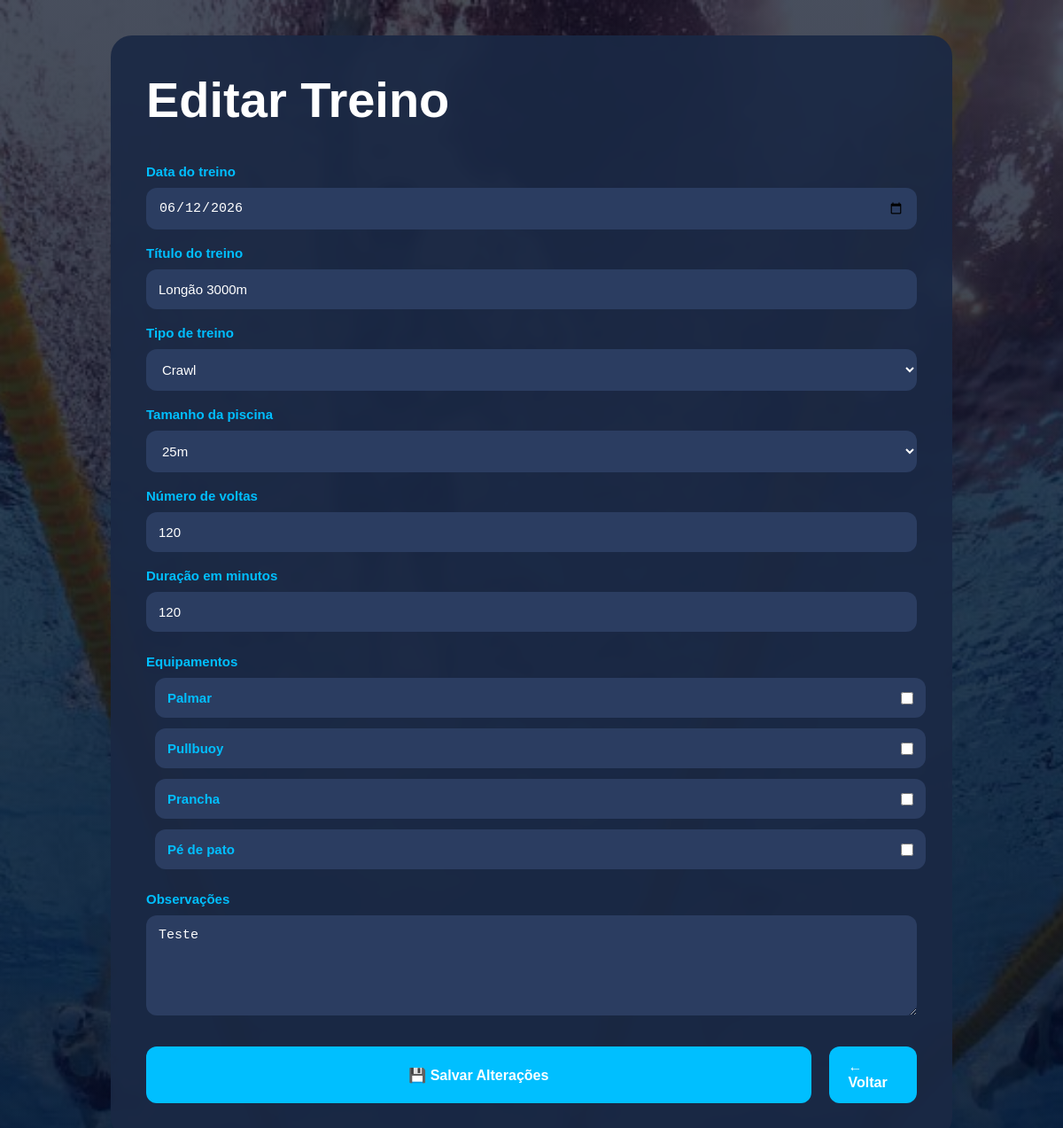
Screenshot of /treino/4/editar (signed in) with the database file from the repository.
### tables this page shows
CREATE TABLE treinos (
    id INTEGER PRIMARY KEY AUTOINCREMENT,
    data_treino TEXT NOT NULL,
    titulo TEXT NOT NULL,
    estilo TEXT,
    tamanho_piscina REAL,
    voltas INTEGER,
    distancia_metros REAL,
    duracao_minutos INTEGER,
    pace TEXT,
    observacoes TEXT,
    equipamentos TEXT,
    status TEXT DEFAULT 'realizado',
    usuario_id INTEGER,
    criado_em TIMESTAMP DEFAULT CURRENT_TIMESTAMP
);

### app.py (the view)
@app.route("/treino/<int:id>/editar")
@login_obrigatorio
def editar_treino(id):
    treino = buscar_treino_por_id(id)
    return render_template(
        "editar_treino.html",
        treino=treino
    )

### app.py (called while the page is built)
def login_obrigatorio(funcao):
    @wraps(funcao)
    def verificar_login(*args, **kwargs):
        if "usuario_id" not in session:
            return redirect(url_for("tela_login"))
        return funcao(*args, **kwargs)
    return verificar_login

### database/connection.py (called while the page is built)
def conectar():
    conexao = sqlite3.connect(DB_PATH)
    conexao.row_factory = sqlite3.Row
    return conexao

### modelos/treinos.py (called while the page is built)
def buscar_treino_por_id(id):
    conexao = conectar()
    cursor = conexao.cursor()
    sql = """
        SELECT * FROM treinos
        WHERE id = ?
    """
    cursor.execute(sql, (id,))
    treino = cursor.fetchone()
    cursor.close()
    conexao.close()
    return treino

### templates/editar_treino.html (shortened to what this page needs)
{% extends "base.html" %}
{% block content %}
<main class="editar-page">
    <div class="editar-container">
        <h1>Editar Treino</h1>
        <form
            action="{{ url_for('atualizar', id=treino.id) }}"
            method="POST"
            class="editar-form"
        >
            <div class="form-grid">
                <div class="form-group">
                    <label>Data do treino</label>
                    <input
                        type="date"
                        name="data_treino"
                        value="{{ treino.data_treino }}"
                        required
                    >
                </div>
                <div class="form-group">
                    <label>Título do treino</label>
                    <input
                        type="text"
                        name="titulo"
                        value="{{ treino.titulo }}"
                        required
                    >
                </div>
                <div class="form-group">
                    <label>Tipo de treino</label>
                    <select name="estilo">
                        <option value="Crawl"
                            {% if treino.estilo == 'Crawl' %}selected{% endif %}>
                            Crawl
                        </option>
                    </select>
                </div>
                <div class="form-group">
                    <label>Tamanho da piscina</label>
                    <select name="tamanho_piscina">
                        <option value="25"
                            {% if treino.tamanho_piscina == 25 %}selected{% endif %}>
                            25m
                        </option>
                    </select>
                </div>
                <div class="form-group">
                    <label>Número de voltas</label>
                    <input
                        type="number"
                        name="voltas"
                        value="{{ treino.voltas }}"
                        required
                    >
                </div>
                <div class="form-group">
                    <label>Duração em minutos</label>
                    <input
                        type="number"
                        name="duracao_minutos"
                        value="{{ treino.duracao_minutos }}"
                        required
                    >
                </div>
            </div>
            <div class="form-group">
                <label>Equipamentos</label>
                <div class="equipamentos-grid">
                    <label class="equipamento-item">
                        <span>Palmar</span>
                        <input
                            type="checkbox"
                            name="equipamentos"
                            value="Palmar"
                        >
                    </label>
                    <label class="equipamento-item">
                        <span>Pullbuoy</span>
                        <input
                            type="checkbox"
                            name="equipamentos"
                            value="Pullbuoy"
                        >
                    </label>
                    <label class="equipamento-item">
                        <span>Prancha</span>
                        <input
                            type="checkbox"
                            name="equipamentos"
                            value="Prancha"
                        >
                    </label>
                    <label class="equipamento-item">
                        <span>Pé de pato</span>
                        <input
                            type="checkbox"
                            name="equipamentos"
                            value="Pé de pato"
                        >
                    </label>
                </div>
            </div>
            <div class="form-group">
                <label>Observações</label>
                <textarea
                    name="observacoes"
                    rows="5"
                >{{ treino.observacoes }}</textarea>
            </div>
            <div class="editar-acoes">
                <button type="submit" class="btn-salvar">
                    💾 Salvar Alterações
                </button>
                <a href="/" class="btn-voltar">
                    ← Voltar
                </a>
            </div>
        </form>
    </div>
</main>
{% endblock %}

### static/style.css (style rules this page uses)
body { margin: 0; height: 100vh; overflow: hidden; font-family: Arial, sans-serif; background: #081229; color: white; }
.form-grid { display: grid; grid-template-columns: 1fr; gap: 18px; }
.form-group { display: flex; flex-direction: column; gap: 10px; }
.form-group label, .cadastro-form label { color: #00bfff; font-weight: bold; font-size: 15px; }
.form-group input, .form-group select, .form-group textarea, .cadastro-form input, .cadastro-form select, .cadastro-form textarea { width: 100%; padding: 14px; border: none; border-radius: 12px; background: #2b3d61; color: white; font-size: 15px; box-sizing: border-box; }
.equipamentos-grid { display: grid; grid-template-columns: 1fr; gap: 12px; }
.equipamento-item { display: flex; justify-content: space-between; transform: translateX(10px); align-items: center; background: #2b3d61; padding: 14px; border-radius: 12px; color: white; font-weight: bold; }
.equipamento-item input { width: 14px; height: 14px; margin: 0; }
.btn-salvar { width: 100%; background: #00bfff; color: white; border: none; padding: 15px; border-radius: 12px; font-size: 16px; font-weight: bold; cursor: pointer; transition: 0.2s; }
.btn-voltar { display: inline-block; padding: 14px 22px; border-radius: 12px; background: #00bfff; color: white; text-decoration: none; font-weight: bold; transition: 0.2s; }
.editar-page { min-height: 100vh; display: flex; justify-content: center; align-items: center; padding: 40px; background: #000f2f; overflow-y: auto; }
.editar-container { width: 100%; max-width: 950px; background: #1b2945; padding: 40px; border-radius: 24px; box-sizing: border-box; }
.editar-container h1 { font-size: 56px; color: white; margin-top: 0; margin-bottom: 40px; }
.editar-form { display: flex; flex-direction: column; gap: 25px; }
.editar-acoes { display: flex; gap: 20px; margin-top: 10px; }
body { background: linear-gradient( rgba(1, 10, 30, 0.72), rgba(1, 10, 30, 0.82) ), url("img/piscina-bg.jpg"); background-size: cover; background-position: center; background-attachment: fixed; }
.editar-page { background: transparent; }
.editar-container { background: rgba(27, 41, 69, 0.92); backdrop-filter: blur(6px); }
.editar-page { padding: 40px 0; }
html, body { min-height: 100%; height: auto; overflow-y: auto; }

### rows the page displays
treinos: data_treino "06/12/2026", titulo "Longão 3000m", estilo "Crawl", tamanho_piscina "25m", voltas "120", duracao_minutos "120", observacoes "Teste"
